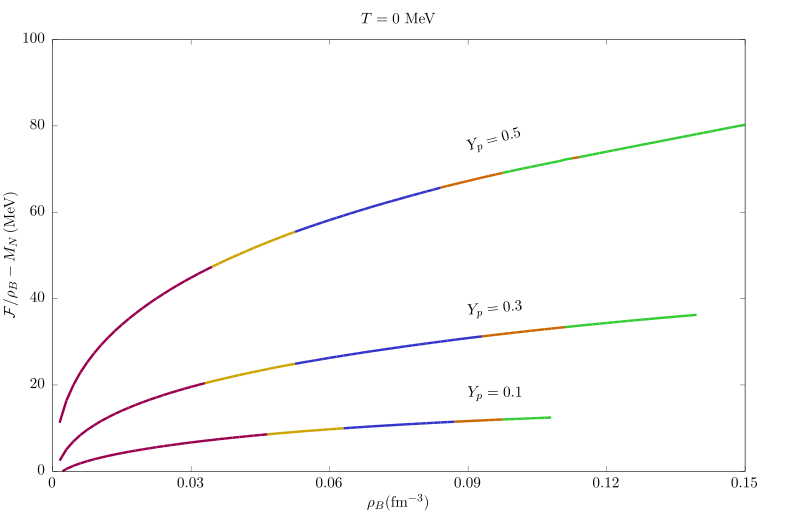

The script that saved this image:
set output 'geometries.tex'
set terminal cairolatex pdf color colortext standalone size 20 cm, 13 cm

set multiplot layout 1,1 rowsfirst

set xlabel "$\\rho_B$(fm$^{-3}$)"
set ylabel offset 0.0,0.0 "${\\mathcal F}/\\rho_B - M_N$\\,(MeV)"

set linetype 1 linecolor rgb "#99004d"
set linetype 2 linecolor rgb "#cca300"
set linetype 3 linecolor rgb "#3333cc"
set linetype 4 linecolor rgb "#cc6600"
set linetype 5 linecolor rgb "#33cc33"

set xtics 0.03
set xrange[:0.15]
set yrange[0:100]

set key at 0.202,90 spacing 1.5
set label "$Y_p=0.5$" at 0.09,75 rotate by 15
set label "$Y_p=0.3$" at 0.09,37 rotate by 5
set label "$Y_p=0.1$" at 0.09,18 

set ytics 20.


set title "$T=0$ MeV"
set rmargin 6
plot 	"../data/cpa_iufsu_yp0.500000_T0.000000.txt"   	u 1:3:12 w l lw 7 lc variable notitle,\
	  	"../data/cpa_iufsu_yp0.300000_T0.000000.txt"   	u 1:3:12 w l lw 7 lc variable notitle ,\
	  	"../data/cpa_iufsu_yp0.100000_T0.000000.txt"   	u 1:3:12 w l lw 7 lc variable notitle ,\
			NaN lc 1 lw 8 title "droplets" ,\
    	NaN lc 2 lw 8 title "rods",\
    	NaN lc 3 lw 8 title "slabs" ,\
    	NaN lc 4 lw 8 title "tubes",\
    	NaN lc 5 lw 8 title "bubbles"

# set title "$T=1$ MeV"
# set rmargin 6
# plot "../../data/data_hmg/hmg_iufsu_yp0.500000_T1.000000.txt"   	u 1:3 w l 	 lw 7 lt 2 dashtype '--' lc rgb "black" title "homog." ,\
# 	  "../../data/data_cpa/cpa_iufsu_yp0.500000_T1.000000.txt"   	u 1:3:12 w l lw 10 lc variable notitle,\
# 	  "../../data/data_hmg/hmg_iufsu_yp0.300000_T1.000000.txt"   	u 1:3 w l 	 lw 7 lt 2 dashtype '--' lc rgb "black" notitle ,\
# 	  "../../data/data_cpa/cpa_iufsu_yp0.300000_T1.000000.txt"   	u 1:3:12 w l lw 10 lc variable notitle ,\
# 	  "../../data/data_hmg/hmg_iufsu_yp0.100000_T1.000000.txt"   	u 1:3 w l 	 lw 7 lt 2 dashtype '--' lc rgb "black" notitle ,\
# 	  "../../data/data_cpa/cpa_iufsu_yp0.100000_T1.000000.txt"   	u 1:3:12 w l lw 10 lc variable notitle ,\
# 		"../../data/data_hmg/hmg_iufsu_betaEq_T1.000000.txt"		   	u 1:3 w l 	 lw 7 lt 2 dashtype '--' lc rgb "black" notitle ,\
# 		"../../data/data_cpa/cpa_iufsu_betaEq_T1.000000.txt"   			u 1:3:12 w l lw 10 lc variable notitle ,\

# set format y ''
# unset ylabel
# set lmargin 9
# set rmargin 2

# set title "$T=3$ MeV"
# plot "../../data/data_hmg/hmg_iufsu_yp0.500000_T3.000000.txt"   	u 1:3 w l    lw 7 lt 2 dashtype	 '--' lc rgb "black"  title ""  ,\
# 	  "../../data/data_cpa/cpa_iufsu_yp0.500000_T3.000000.txt"   	u 1:3:12 w l lw 10 lc variable notitle ,\
# 	  "../../data/data_hmg/hmg_iufsu_yp0.300000_T3.000000.txt"   	u 1:3 	w l lw 7 lt 2 dashtype	 '--' lc rgb "black" notitle ,\
# 	  "../../data/data_cpa/cpa_iufsu_yp0.300000_T3.000000.txt"   	u 1:3:12 w l lw 10 lc variable notitle ,\
# 	  "../../data/data_hmg/hmg_iufsu_yp0.100000_T3.000000.txt"   	u 1:3    w l lw 7 lt 2 dashtype	 '--' lc rgb "black" notitle ,\
# 	   "../../data/data_cpa/cpa_iufsu_yp0.100000_T3.000000.txt"   	u 1:3:12 w l lw 10 lc variable notitle ,\
# 		 "../../data/data_hmg/hmg_iufsu_betaEq_T3.000000.txt"		   	u 1:3 w l 	 lw 7 lt 2 dashtype '--' lc rgb "black" notitle ,\
# 		 "../../data/data_cpa/cpa_iufsu_betaEq_T3.000000.txt"   			u 1:3:12 w l lw 10 lc variable notitle ,\


# set title "$T=5$ MeV"
# plot "../../data/data_hmg/hmg_iufsu_yp0.500000_T5.000000.txt"   	u 1:3 w l    lw 7 lt 2 dashtype	 '--' lc rgb "black"  title ""  ,\
# 	  "../../data/data_cpa/cpa_iufsu_yp0.500000_T5.000000.txt"   	u 1:3:12 w l lw 10 lc variable notitle ,\
# 	  "../../data/data_hmg/hmg_iufsu_yp0.300000_T5.000000.txt"   	u 1:3 	w l lw 7 lt 2 dashtype	 '--' lc rgb "black" notitle ,\
# 	  "../../data/data_cpa/cpa_iufsu_yp0.300000_T5.000000.txt"   	u 1:3:12 w l lw 10 lc variable notitle ,\
# 	  "../../data/data_hmg/hmg_iufsu_yp0.100000_T5.000000.txt"   	u 1:3    w l lw 7 lt 2 dashtype	 '--' lc rgb "black" notitle ,\
# 	   "../../data/data_cpa/cpa_iufsu_yp0.100000_T5.000000.txt"   	u 1:3:12 w l lw 10 lc variable notitle ,\
# 		 "../../data/data_hmg/hmg_iufsu_betaEq_T5.000000.txt"		   	u 1:3 w l 	 lw 7 lt 2 dashtype '--' lc rgb "black" notitle ,\
# 		 "../../data/data_cpa/cpa_iufsu_betaEq_T5.000000.txt"   			u 1:3:12 w l lw 10 lc variable notitle ,\
